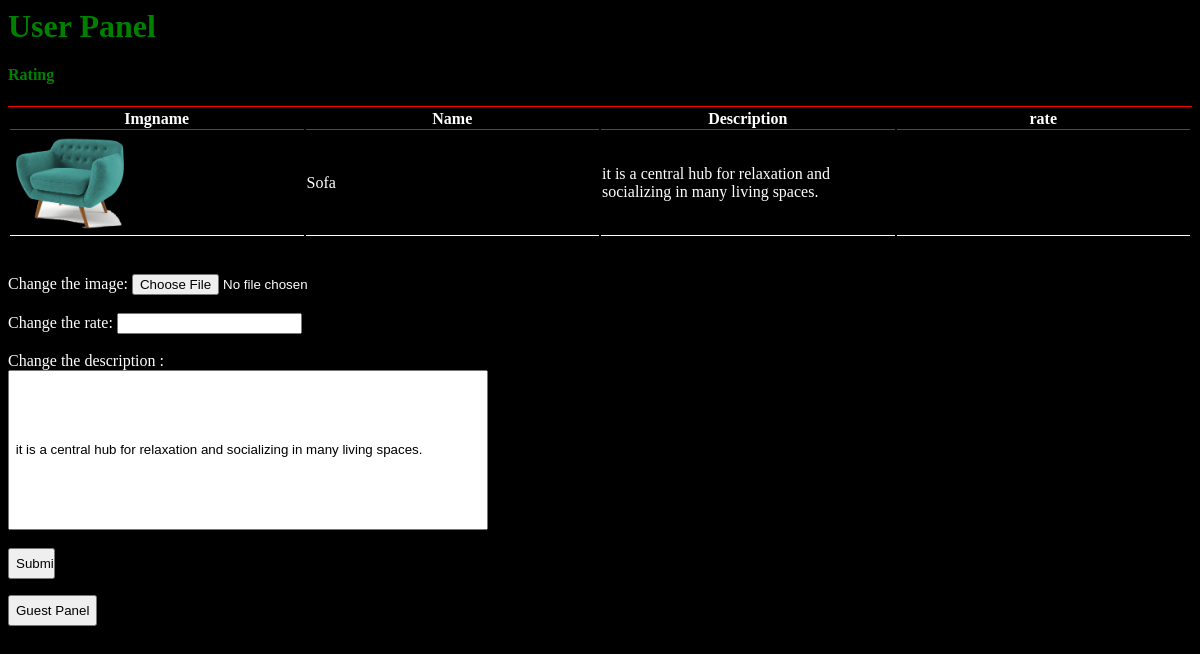
The page /admin/user_team_crud.php?name=Sofa on the database its author committed.
### tables this page shows
CREATE TABLE `guest` (
  `imgname` varchar(255) DEFAULT NULL,
  `name` varchar(255) DEFAULT NULL,
  `description` text DEFAULT NULL,
  `price` decimal(10,2) DEFAULT NULL,
  `rating` decimal(3,1) DEFAULT NULL,
  `role` varchar(255) DEFAULT NULL
);

### admin/user_team_crud.php (the view, shortened to what this page needs)
<?php
include_once("../dbconnection/connection.php");
$raw_name = $_GET["name"];
if (preg_match('/[^\w\s]/', $raw_name) || preg_match('/\d/', $raw_name)) {
    $clean_name = str_replace(['%', "'"], '', $raw_name);
    $name = $clean_name;
} else {
    $name = urldecode($raw_name);
}
$q="select * from guest where name='$name'";
if ($result = mysqli_query($conn, $q)) {
    while ($row = mysqli_fetch_array($result)) {
        $imgname = $row['imgname'];
        $desc = $row['description'];
        $rate = $row['rate'];
    }
  }
?>
<h1>User Panel</h1>
<h4>Rating</h4>
<table>
    <tr>
    <th>Imgname</th>
    <th>Name</th>
    <th>Description</th>
    <th>rate</th>
    </tr>
    <tr>
        <td><image height='40%' width='40%' src="../img/<?php echo $imgname ?>" /></td>
        <td><?php echo $name; ?></td>
        <td><?php echo $desc; ?></td>
        <td><?php echo $rate; ?></td>
    </tr>
</table><br><br>
<form action="guest_rating_crud.php?name=<?php echo $name; ?>" enctype="multipart/form-data" method="POST">
    Change the image:
    <input type="file" name="img"><br><br>
    Change the rate:
    <input type="number" name="rate" max="5" value="<?php echo $rate; ?>"><br><br>
    Change the description :<br>
    <input type="text" name="desc" style="height:10rem;width:30rem;" value="<?php echo $desc; ?>"><br><br>
    <input type="submit" name="up_btn" style="height:4%;width:4%;">
</form>
<a href="guest_crud.php">
<input type="button" style="height:4%;" value="Guest Panel">
</a>

### admin/user_team_crud.php (style rules this page uses)
h1 { color:green; }
h4 { color:green; }
table { border-top: 1px solid red; width: 100%; justify-content: center; }
td { border-bottom: 1px solid white; width: 25%; justify-content: center; }
th { border-bottom: 1px solid red; width: 25%; justify-content: center; }

### rows shown on the page
guest: imgname (picture), description "it is a central hub for relaxation and socializing in many living spaces.", desc "it is a central hub for relaxation and socializing in many living spaces."

### other values the page prints
$name "Sofa"
